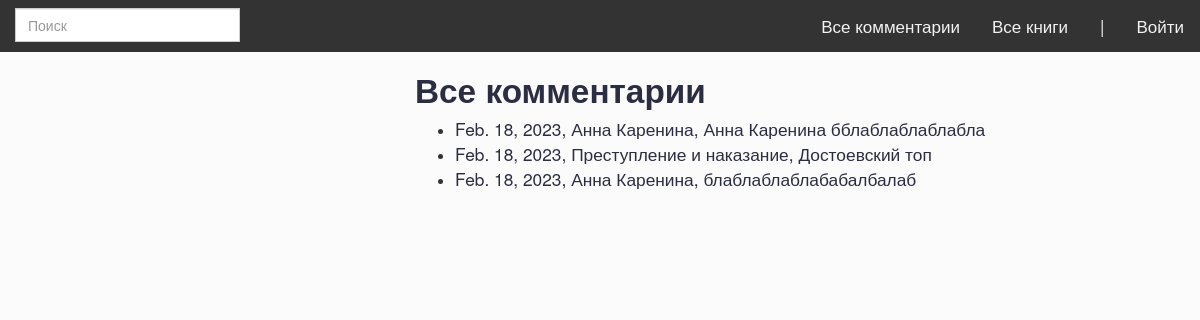
Page /comments/ on the earlier database version.
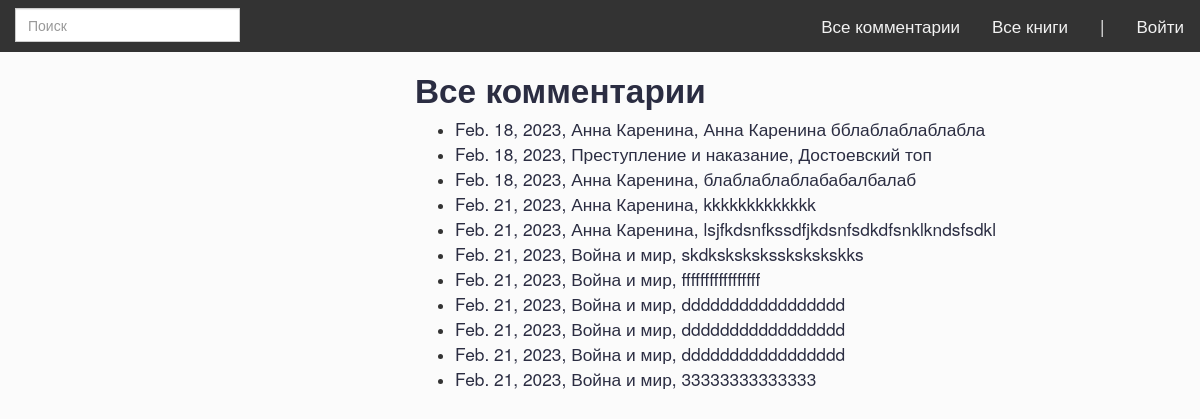
Same page on the later database version.
### polls/models.py (models this page shows, shortened)
class Comment(models.Model):
    comment = models.CharField(max_length=2000)
    book = models.ForeignKey(Book, null=True, on_delete=models.DO_NOTHING)
    date_published = models.DateField(auto_now=True)
    user = models.ForeignKey(User, null=True, on_delete=models.DO_NOTHING)
    class Meta:
        db_table = "comment"

class Book(models.Model):
    author = models.CharField(max_length=200)
    book_name = models.CharField(max_length=200)
    date_published = models.IntegerField()
    def __str__(self):
        return self.book_name
    class Meta:
        ordering = ["book_name", "author"]

### polls/views.py (the view)
# urls.py: path('comments/', views.Comments.as_view(), name='comments'),
class Comments(generic.ListView):
    model = Comment

### polls/templates/polls/comment_list.html
{% extends "polls/base_generic.html" %}
{% block content %}
    <h1>Все комментарии</h1>
    {% if comment_list %}
    <ul>
      {% for comment in comment_list %}
      <li><h2>
        {{ comment.date_published }}, {{ comment.book}},
        {{comment.comment}}
      </li></h2>
      {% endfor %}
    </ul>
    {% else %}
      <h2><p>Комментариев пока нет. Будьте первой!</p></h2>
    {% endif %}
{% endblock %}

Differences in the rows shown:
added Comment: date_published "Feb. 21, 2023", book "Анна Каренина", comment "kkkkkkkkkkkkk"
added Comment: date_published "Feb. 21, 2023", book "Анна Каренина", comment "lsjfkdsnfkssdfjkdsnfsdkdfsnklkndsfsdkl"
added Comment: date_published "Feb. 21, 2023", book "Война и мир", comment "skdksksksksskskskskks"
added Comment: date_published "Feb. 21, 2023", book "Война и мир", comment "fffffffffffffffff"
added Comment: date_published "Feb. 21, 2023", book "Война и мир", comment "ddddddddddddddddd"
added Comment: date_published "Feb. 21, 2023", book "Война и мир", comment "ddddddddddddddddd"
added Comment: date_published "Feb. 21, 2023", book "Война и мир", comment "ddddddddddddddddd"
added Comment: date_published "Feb. 21, 2023", book "Война и мир", comment "33333333333333"
